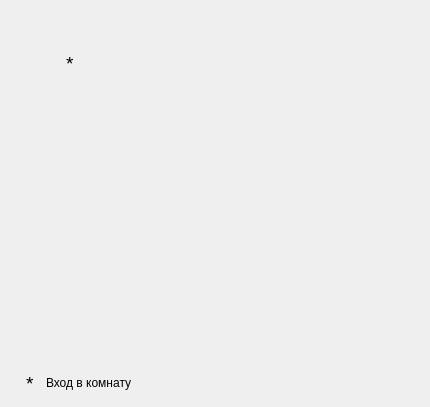
<?xml version="1.0" encoding="UTF-8"?>
<ui version="4.0">
 <class>Form</class>
 <widget class="QWidget" name="Form">
  <property name="geometry">
   <rect>
    <x>0</x>
    <y>0</y>
    <width>430</width>
    <height>407</height>
   </rect>
  </property>
  <property name="windowTitle">
   <string>Симуляция</string>
  </property>
  <widget class="QLabel" name="label_11">
   <property name="geometry">
    <rect>
     <x>26</x>
     <y>375</y>
     <width>16</width>
     <height>16</height>
    </rect>
   </property>
   <property name="font">
    <font>
     <pointsize>14</pointsize>
    </font>
   </property>
   <property name="text">
    <string>*</string>
   </property>
  </widget>
  <widget class="QLabel" name="label_12">
   <property name="geometry">
    <rect>
     <x>46</x>
     <y>375</y>
     <width>251</width>
     <height>16</height>
    </rect>
   </property>
   <property name="text">
    <string>Вход в комнату</string>
   </property>
  </widget>
  <widget class="QLabel" name="label_10">
   <property name="geometry">
    <rect>
     <x>66</x>
     <y>55</y>
     <width>21</width>
     <height>16</height>
    </rect>
   </property>
   <property name="font">
    <font>
     <pointsize>14</pointsize>
    </font>
   </property>
   <property name="text">
    <string>*</string>
   </property>
  </widget>
 </widget>
 <resources/>
 <connections/>
</ui>
